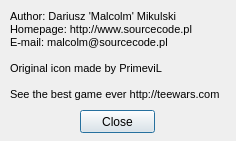
<ui version="4.0" >
 <class>teeAboutClass</class>
 <widget class="QDialog" name="teeAboutClass" >
  <property name="geometry" >
   <rect>
    <x>0</x>
    <y>0</y>
    <width>236</width>
    <height>141</height>
   </rect>
  </property>
  <property name="windowTitle" >
   <string>About</string>
  </property>
  <widget class="QPushButton" name="pushButton" >
   <property name="geometry" >
    <rect>
     <x>80</x>
     <y>110</y>
     <width>75</width>
     <height>23</height>
    </rect>
   </property>
   <property name="text" >
    <string>Close</string>
   </property>
  </widget>
  <widget class="QLabel" name="label" >
   <property name="geometry" >
    <rect>
     <x>10</x>
     <y>10</y>
     <width>221</width>
     <height>98</height>
    </rect>
   </property>
   <property name="text" >
    <string>&lt;html>&lt;head>&lt;meta name="qrichtext" content="1" />&lt;style type="text/css">
p, li { white-space: pre-wrap; }
&lt;/style>&lt;/head>&lt;body style=" font-family:'MS Shell Dlg 2'; font-size:8.25pt; font-weight:400; font-style:normal;">
&lt;p style=" margin-top:0px; margin-bottom:0px; margin-left:0px; margin-right:0px; -qt-block-indent:0; text-indent:0px; font-size:8pt;">Author: Dariusz 'Malcolm' Mikulski&lt;/p>
&lt;p style=" margin-top:0px; margin-bottom:0px; margin-left:0px; margin-right:0px; -qt-block-indent:0; text-indent:0px; font-size:8pt;">Homepage: http://www.sourcecode.pl&lt;/p>
&lt;p style=" margin-top:0px; margin-bottom:0px; margin-left:0px; margin-right:0px; -qt-block-indent:0; text-indent:0px; font-size:8pt;">E-mail: malcolm@sourcecode.pl&lt;/p>
&lt;p style="-qt-paragraph-type:empty; margin-top:0px; margin-bottom:0px; margin-left:0px; margin-right:0px; -qt-block-indent:0; text-indent:0px; font-size:8pt;">&lt;/p>
&lt;p style=" margin-top:0px; margin-bottom:0px; margin-left:0px; margin-right:0px; -qt-block-indent:0; text-indent:0px; font-size:8pt;">Original icon made by PrimeviL&lt;/p>
&lt;p style="-qt-paragraph-type:empty; margin-top:0px; margin-bottom:0px; margin-left:0px; margin-right:0px; -qt-block-indent:0; text-indent:0px; font-size:8pt;">&lt;/p>
&lt;p style=" margin-top:0px; margin-bottom:0px; margin-left:0px; margin-right:0px; -qt-block-indent:0; text-indent:0px; font-size:8pt;">See the best game ever http://teewars.com&lt;/p>&lt;/body>&lt;/html></string>
   </property>
   <property name="textFormat" >
    <enum>Qt::RichText</enum>
   </property>
   <property name="alignment" >
    <set>Qt::AlignLeading|Qt::AlignLeft|Qt::AlignTop</set>
   </property>
   <property name="openExternalLinks" >
    <bool>true</bool>
   </property>
   <property name="textInteractionFlags" >
    <set>Qt::TextBrowserInteraction</set>
   </property>
  </widget>
 </widget>
 <layoutdefault spacing="6" margin="11" />
 <resources/>
 <connections/>
</ui>
